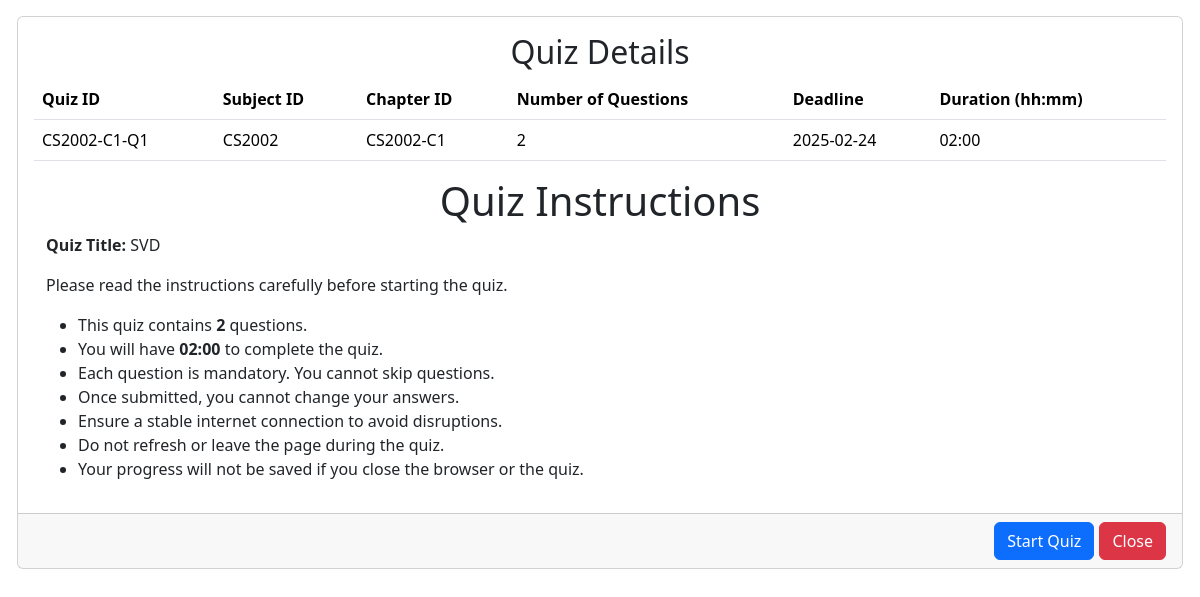
The page /view_quiz/CS2002-C1-Q1/2 on the database its author committed.
### model.py (models this page shows)
class Quiz(db.Model):
    id = db.Column(db.String(50), primary_key=True)
    chapter_id = db.Column(db.String(50), db.ForeignKey("chapters.id"), nullable=False)
    quiz_date = db.Column(db.DateTime, nullable=False)
    duration = db.Column(db.String(10), nullable=False)
    remarks = db.Column(db.String(200), nullable=True)
    scores = db.relationship('Scores', back_populates='exam')
    questions = db.relationship('Question', back_populates='exam')
    chapter = db.relationship('Chapters', back_populates='exams')

class Chapters(db.Model):
    id = db.Column(db.String(50),primary_key=True)
    name = db.Column(db.String(100), unique=True, nullable=False)
    desc = db.Column(db.String(256),unique=False ,nullable=False)
    subject_id = db.Column(db.String, db.ForeignKey('subject.id'), nullable=False)
    subject_info = db.relationship('Subject' ,back_populates='chapters')
    exams = db.relationship('Quiz', back_populates='chapter')

### app.py (the view)
@app.route('/view_quiz/<string:quiz_id>/<int:user_id>', methods=['GET', 'POST'])
def view_quiz(quiz_id, user_id):
    quiz = Quiz.query.get(quiz_id)
    user = User.query.get(user_id)
    questions=Question.query.filter_by(quiz_id=quiz_id).all()
    if not quiz or not user:
        return "Quiz or User not found", 404
    if request.method == 'POST':
        return redirect(url_for('exam', quiz_id=quiz_id, user_id=user_id))
    return render_template('quiz_display.html', quiz=quiz, user=user ,questions=questions)

### templates/quiz_display.html (shortened to what this page needs)
<!DOCTYPE html>
<html>
<head>
    <link href="https://cdn.jsdelivr.net/npm/bootstrap@5.3.3/dist/css/bootstrap.min.css" rel="stylesheet">
</head>
<body>
<div class="row mt-3" style="margin-left: 5px;margin-right: 5px;">
    <div class="col">
        <div class="card">
            <div class="card-body">
                <h2 class="card-title" style="text-align: center;">Quiz Details</h2>
                <table class="table table-hover">
                    <thead>
                        <tr>
                            <th>Quiz ID</th>
                            <th>Subject ID</th>
                            <th>Chapter ID</th>
                            <th>Number of Questions</th>
                            <th>Deadline</th>
                            <th>Duration (hh:mm)</th>
                        </tr>
                    </thead>
                    <tbody>
                        <tr>
                            <td>{{ quiz.id }}</td>
                            <td>{{ quiz.chapter.subject_id }}</td>
                            <td>{{ quiz.chapter.id }}</td>
                            <td>{{ questions|length }}</td>
                            <td>{{ quiz.quiz_date.strftime('%Y-%m-%d') }}</td>
                            <td>{{ quiz.duration }}</td>
                        </tr>
                    </tbody>
                </table>
                <div class="container">
                    <h1 style="text-align: center;">Quiz Instructions</h1>
                    <p><strong>Quiz Title: </strong>{{ quiz.chapter.name }}</p>
                    <p>Please read the instructions carefully before starting the quiz.</p>
                    <ul>
                        <li>This quiz contains <strong>{{ questions | length }}</strong> questions.</li>
                        <li>You will have <strong>{{ quiz.duration }}</strong> to complete the quiz.</li>
                        <li>Each question is mandatory. You cannot skip questions.</li>
                        <li>Once submitted, you cannot change your answers.</li>
                        <li>Ensure a stable internet connection to avoid disruptions.</li>
                        <li>Do not refresh or leave the page during the quiz.</li>
                        <li>Your progress will not be saved if you close the browser or the quiz.</li>
                    </ul>
                </div>
            </div>
            <div class="card-footer">
                <div class="d-flex flex-row-reverse">
                    <button onclick="window.history.back()" class="btn btn-danger" style="margin-left: 5px;">Close</button>
                    <a href="{{ url_for('exam', quiz_id=quiz.id , user_id=user.id) }}" class="btn btn-primary">Start Quiz</a>
                  </div>
            </div>
        </div>
    </div>
</div>
</body>
</html>

### rows shown on the page
Quiz: id "CS2002-C1-Q1", quiz_date "2025-02-24", duration "02:00"
Chapters: chapter.subject_id "CS2002", chapter.id "CS2002-C1", chapter.name "SVD"

### other values the page prints
{{ questions|length }} "2"
{{ questions | length }} "2"
